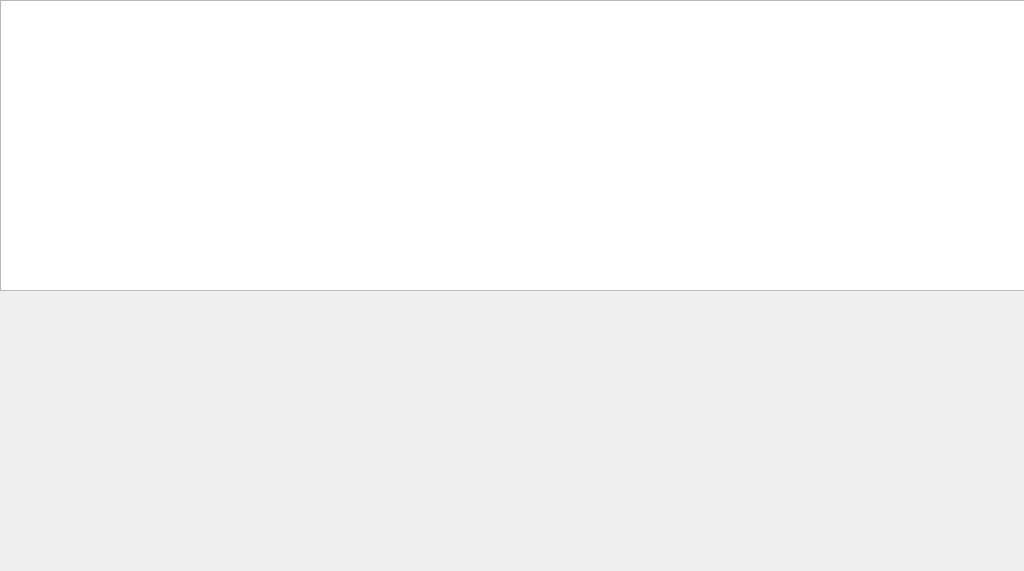
<?xml version="1.0" encoding="UTF-8"?>
<ui version="4.0">
 <class>Requirement</class>
 <widget class="QMainWindow" name="Requirement">
  <property name="geometry">
   <rect>
    <x>0</x>
    <y>0</y>
    <width>1024</width>
    <height>571</height>
   </rect>
  </property>
  <property name="sizePolicy">
   <sizepolicy hsizetype="Fixed" vsizetype="Fixed">
    <horstretch>0</horstretch>
    <verstretch>0</verstretch>
   </sizepolicy>
  </property>
  <property name="minimumSize">
   <size>
    <width>1024</width>
    <height>571</height>
   </size>
  </property>
  <property name="maximumSize">
   <size>
    <width>1024</width>
    <height>571</height>
   </size>
  </property>
  <property name="windowTitle">
   <string>Requirement</string>
  </property>
  <property name="styleSheet">
   <string notr="true">background-image: url(:/bg/image/bg/music.png);</string>
  </property>
  <widget class="QWidget" name="centralwidget">
   <widget class="QLabel" name="label">
    <property name="geometry">
     <rect>
      <x>0</x>
      <y>290</y>
      <width>1024</width>
      <height>284</height>
     </rect>
    </property>
    <property name="text">
     <string/>
    </property>
   </widget>
   <widget class="QLabel" name="label_2">
    <property name="geometry">
     <rect>
      <x>260</x>
      <y>150</y>
      <width>110</width>
      <height>110</height>
     </rect>
    </property>
    <property name="styleSheet">
     <string notr="true">background-image: url(:/music/image/music/hitbox.png);</string>
    </property>
    <property name="text">
     <string/>
    </property>
   </widget>
   <widget class="QGraphicsView" name="graphicsView">
    <property name="geometry">
     <rect>
      <x>0</x>
      <y>0</y>
      <width>1027</width>
      <height>291</height>
     </rect>
    </property>
    <property name="verticalScrollBarPolicy">
     <enum>Qt::ScrollBarAlwaysOff</enum>
    </property>
    <property name="horizontalScrollBarPolicy">
     <enum>Qt::ScrollBarAlwaysOff</enum>
    </property>
   </widget>
   <widget class="QLCDNumber" name="lcdNumber">
    <property name="geometry">
     <rect>
      <x>830</x>
      <y>120</y>
      <width>191</width>
      <height>31</height>
     </rect>
    </property>
    <property name="styleSheet">
     <string notr="true">background-image: url(:/bg/image/bg/yellow.png);</string>
    </property>
    <property name="smallDecimalPoint">
     <bool>false</bool>
    </property>
    <property name="segmentStyle">
     <enum>QLCDNumber::Filled</enum>
    </property>
    <property name="intValue" stdset="0">
     <number>30</number>
    </property>
   </widget>
   <zorder>label</zorder>
   <zorder>label_2</zorder>
   <zorder>lcdNumber</zorder>
   <zorder>graphicsView</zorder>
  </widget>
 </widget>
 <resources/>
 <connections/>
</ui>
